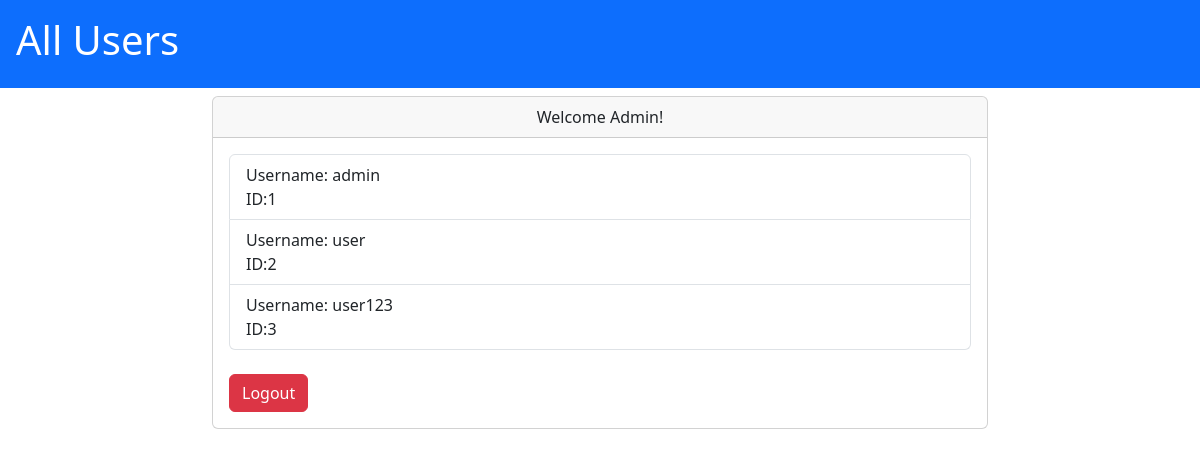
Screenshot of /all_users (signed in) with the database file from the repository.
### Session_auth/session_app/models.py (models this page shows)
class User(Base):
    __tablename__ = "users"
    id = Column(Integer, primary_key=True, index=True)
    username = Column(String, unique=True, index=True, nullable=False)
    password = Column(String, nullable=False)
    sessions = relationship("UserSession", back_populates="user")

### JWT_auth/JWT_app/routes.py (the view)
@router.get("/all_users")
async def get_all_users(
        request: Request,
        users: list[User] = Depends(get_all_users_from_db),
):
    token = request.cookies.get("access_jwt_token")
    if not token:
        context = {
            "error_message": f"You are not authorized to access this page",
        }
        return templates.TemplateResponse(request=request, name="all_users.html", context=context)
    try:
        payload = verify_access_token(token)
    except HTTPException as e:
        context = {
            "error_message": f"You are not authorized to access this page",
        }
        return templates.TemplateResponse(request=request, name="all_users.html", context=context)
    username = payload["username"]
    if username == "admin":
        context = {
            "users": users,
        }
        return templates.TemplateResponse(request=request, name="all_users.html", context=context)
    context = {
        "error_message": f"You are not authorized to access this page",
    }
    return templates.TemplateResponse(request=request, name="all_users.html", context=context)

### JWT_auth/templates/all_users.html (shortened to what this page needs)
{% extends "base.html" %}
{% block template_name %}<h1>All Users</h1>{% endblock %}
{% block content %}
{% if error_message %}
<h5 class="text-danger">{{ error_message }}</h5>
<div class="mt-4">
    <a href="/login" class="btn btn-danger">Login</a>
</div>
{% else %}
<div class="row justify-content-center">
    <div class="col-md-8">
        <div class="card">
            <div class="card-header text-center">Welcome Admin!</div>
            <div class="card-body">
                <ul class="list-group">
                    {% for user in users %}
                    <li class="list-group-item">Username: {{ user.username }} <br> ID:{{ user.id }}</li>
                    {% endfor %}
                </ul>
                <div class="mt-4">
                    <a href="/logout" class="btn btn-danger">Logout</a>
                </div>
            </div>
        </div>
    </div>
</div>
{% endif %}
{% endblock %}

### rows the page displays
User: username "admin", id "1"
User: username "user", id "2"
User: username "user123", id "3"
